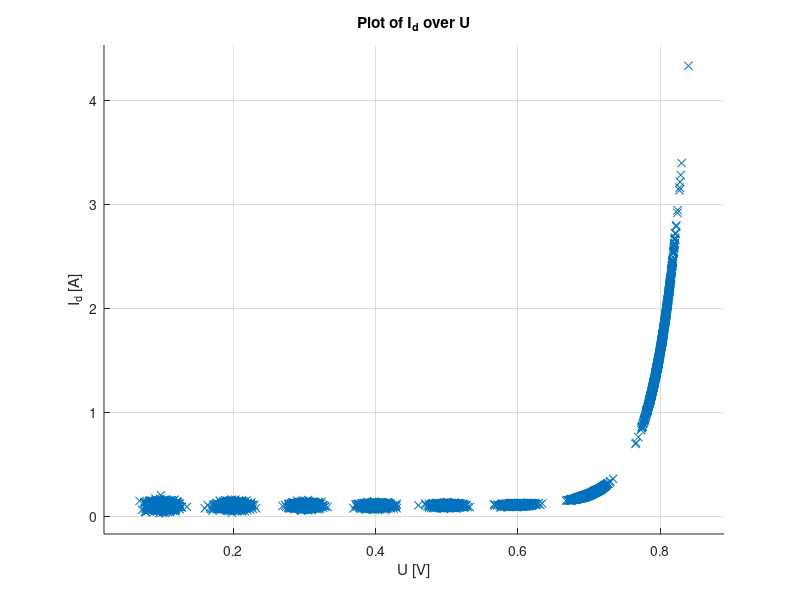

Here is the MATLAB script that generated this plot: (Note: this script raises an error after producing the figure.)
%%Problem with scaling of fit, polynomil does not fit the data. maybe units
%%wrong?

clear all;
close all;
clc;

load('exercise3_data.mat');

scaling = 1000;
u(:,1)=data(:,1)./scaling;
i(:,1)=data(:,2)./scaling;



%Prepare the figure with labels
figure('Name', 'Plot of Data');
title('Plot of I_d over U');
xlabel('U [V]');
ylabel('I_d [A]');
xpadding = 0.05;
ypadding = 0.2;
axis([min(u)-xpadding max(u)+xpadding min(i)-ypadding max(i)+ypadding]);
grid on;
hold on;



plot(u, i,'x')


%Plucking in the Constants:
m = 1.5; %Ideality factor [Unitless]
q = 1.6022e-19; %Elementary charge [C]
%k_b = 1.3806e-23; %Boltzmann constant [J/K]
k_b = physconst('Boltzmann');%Boltzmann constant [J/K]
T = 293; %Temperature [K]

%Script Parameters
N = 1000;%Number of measurements
n_p = 8;%Number of datapairs
d = 2;%Dimension of Fit

%Doing the LLS thing
PHI=ones(N*n_p,d);


%Fill in the values of the thing
C = (exp((q*u(:))/(m*k_b*T))-1);

for it=1:d
   
    %PHI(:,it)=u(1:(N*n_p)).^(it-1);
    PHI(:, it) = C.^(it-1);
end

PHI=fliplr(PHI);

theta = pinv(PHI) * i(1:N*n_p);

%theta_2 = (inv(PHI'*PHI)*PHI') * i(1:N*n_p)

x_p = 0:0.01:0.85;%V

%y_p = (theta(1) + theta(2) * (exp((q*x_p)/(m*k_b*T))-1));

y_p = (theta(2) + theta(1) * (exp((q*u)/(m*k_b*T))-1));


hold on 
plot(sort(u), sort(y_p));

legend('Data', 'Fit', 'Location', 'Northwest');

error = i()-y_p();
v_err = var(error);


%c1 = cov(theta)
c2 = v_err*inv(PHI'*PHI)
c3 = (PHI'*PHI)/v_err


